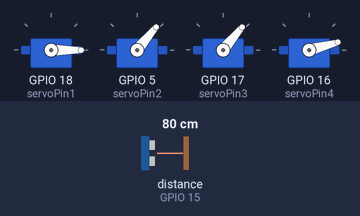
A sketch run on a simulated ESP32. On the bench: 4 × servo. Wiring (inferred from the names in the program): ultrasonic range finder: trigger GPIO 13; echo GPIO 15. The inputs (shaded band) are chosen by the test bench; at power-on: distance to the obstacle (sensor on GPIO 15) 80 cm. The echo pulse lasts 58.3 µs per cm.

Above: at 6.7 s.
6.8 s: distance to the obstacle (sensor on GPIO 15) set to 12 cm
8.3 s: distance to the obstacle (sensor on GPIO 15) set to 9 cm
At 13.4 s:
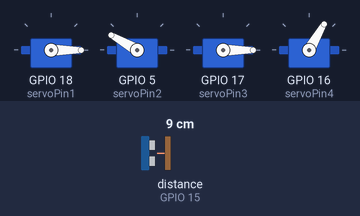
16.8 s: distance to the obstacle (sensor on GPIO 15) set to 18 cm
At 17.4 s:
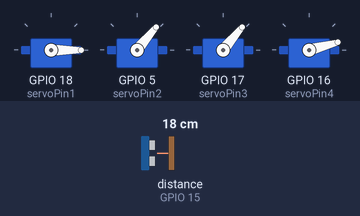
18.3 s: distance to the obstacle (sensor on GPIO 15) set to 2 cm
At 19.1 s:
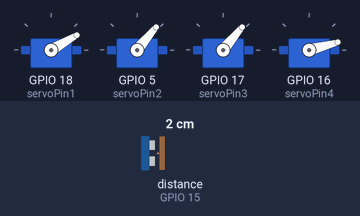
Timing chart, 0 to 22.3 s (numbered marks = the images above; inputs shaded):
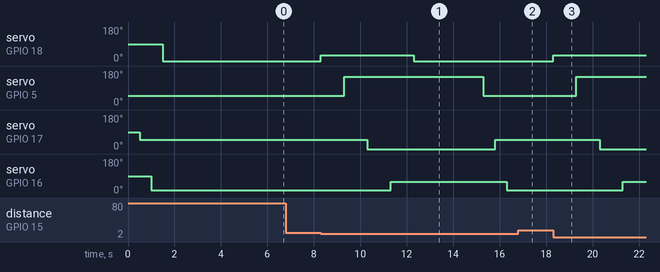

Measured:
- the behaviour switches between 11 and 10 cm on distance to the obstacle (sensor on GPIO 15) (found by bisection; images 0 and 1)
- after the input at 6.8 s, every drawn part: stays the same
- after the input at 8.3 s, servo on GPIO 18 (servoPin1): 0° → 30° at once, → 0° 4.0 s later; servo on GPIO 5 (servoPin2): 50° → 150° after 1.0 s, → 50° 6.0 s later; servo on GPIO 17 (servoPin3): 50° → 0° after 2.0 s, → 50° 5.5 s later; servo on GPIO 16 (servoPin4): 15° → 60° after 3.0 s, → 15° 5.0 s later
- after the input at 16.8 s, servo on GPIO 18 (servoPin1): stays 0° (without the input it goes to 30° after 1.0 s)
- after the input at 18.3 s, servo on GPIO 18 (servoPin1): 0° → 30° at once; servo on GPIO 5 (servoPin2): 50° → 150° after 1.0 s; servo on GPIO 17 (servoPin3): 50° → 0° after 2.0 s; servo on GPIO 16 (servoPin4): 15° → 60° after 3.0 s

The sketch:

1b_Object_Throwing.ino
```cpp
// (licence header left out)
#include <ESP32Servo.h>

const int servoPin1 = 18;
const int servoPin2 = 5;
const int servoPin3 = 17;
const int servoPin4 = 16;
//ultrasonic sensor pins
const int trigger = 13;
const int echo= 15;

int motor,angle;
long duration;
int distance;

Servo servo1;
Servo servo2;
Servo servo3;
Servo servo4;
void setup() {
  Serial.begin(115200);
  pinMode(trigger, OUTPUT);
  pinMode(echo, INPUT);
  servo1.attach(servoPin1);
  servo2.attach(servoPin2);
  servo3.attach(servoPin3);
  servo4.attach(servoPin4);
  get_in_position();delay(3000);
}

void loop() {
    get_distance();
  if(distance<10){
    throw_object();
  }

}

void get_distance(){
  digitalWrite(trigger, LOW);
  delayMicroseconds(2);
  digitalWrite(trigger, HIGH);
  delayMicroseconds(10);
  digitalWrite(trigger, LOW);
  duration = pulseIn(echo, HIGH);
  distance= duration*0.034/2;
  // Serial.print("Current Distance = ");
  // delay(500);
  // Serial.println(distance);
}
void get_in_position(){
  //get to holding positing=
  servo2.write(50);delay(500);
  servo3.write(50);delay(500);
  servo4.write(15);delay(500);
  servo1.write(0);delay(1000);
}

void throw_object(){

  //hold the object
  servo1.write(30);delay(1000);
  //move towards the bin
  servo2.write(150);delay(1000);
  servo3.write(0);delay(1000);
  servo4.write(60);delay(1000);
  //Drop the object
  servo1.write(0);delay(3000);
  //return to basic position
  get_in_position();
}
```
